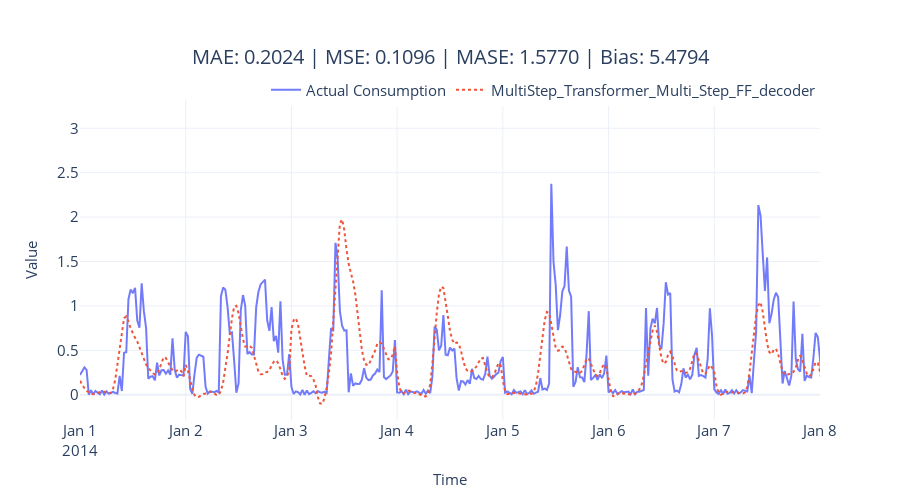

The cell this chart's notebook holds for it:
### Code cell
fig = plot_forecast(pred_df, forecast_columns=[tag], forecast_display_names=[tag])
fig = format_plot(fig, title=f"MAE: {metrics['MAE']:.4f} | MSE: {metrics['MSE']:.4f} | MASE: {metrics['MASE']:.4f} | Bias: {metrics['Forecast Bias']:.4f}")
fig.update_xaxes(type="date", range=["2014-01-01", "2014-01-08"])
fig.write_image(f"imgs/chapter_13/{tag}.png")
fig.show()

### Figure 1 — Plotly figure (JSON) as saved in the notebook; plotly's stock layout.template omitted (floating-point values rounded to 4 significant figures; data arrays with more than 128 entries replaced by an {"elided": "..."} marker saying what was removed)
{"data": [{"line": {"color": "rgba(99,110,250,0.9)"}, "mode": "lines", "name": "Actual Consumption", "type": "scatter", "x": {"elided": "1488 str values"}, "y": {"elided": "1488 float values"}}, {"line": {"color": "rgba(239,85,59,1)", "dash": "dot"}, "mode": "lines", "name": "MultiStep_Transformer_Multi_Step_FF_decoder", "type": "scatter", "x": {"elided": "1488 str values"}, "y": {"elided": "1488 float values"}}], "layout": {"autosize": false, "height": 500, "legend": {"font": {"size": 15}, "orientation": "h", "title": {}, "x": 1, "xanchor": "right", "y": 0.98, "yanchor": "bottom"}, "title": {"font": {"size": 20}, "text": "MAE: 0.2024 | MSE: 0.1096 | MASE: 1.5770 | Bias: 5.4794", "x": 0.5, "xanchor": "center", "yanchor": "top"}, "width": 900, "xaxis": {"range": ["2014-01-01", "2014-01-08"], "tickfont": {"size": 15}, "title": {"font": {"size": 15}, "text": "Time"}, "type": "date"}, "yaxis": {"tickfont": {"size": 15}, "title": {"font": {"size": 15}, "text": "Value"}}}}
